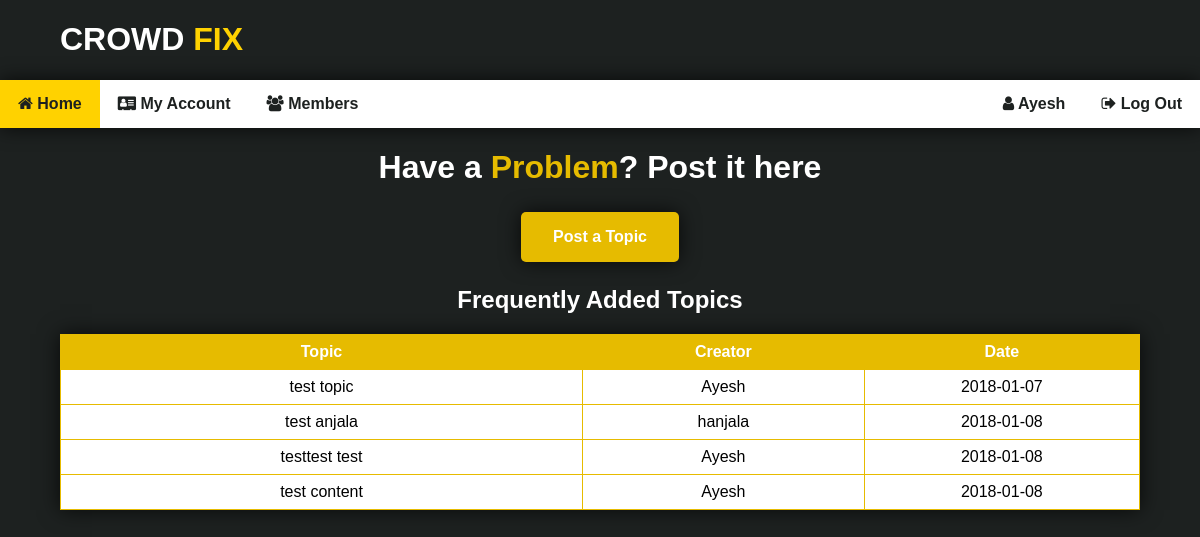
Screenshot of /index.php (signed in) with the database file from the repository.
### tables this page shows
CREATE TABLE `topics` (
  `topic_id` int(11) NOT NULL,
  `topic_name` varchar(9999) NOT NULL,
  `topic_content` mediumtext NOT NULL,
  `topic_creator` varchar(9999) NOT NULL,
  `views` int(11) NOT NULL DEFAULT '0',
  `reply` varchar(9999) NOT NULL,
  `date` date NOT NULL
);

### index.php (the view, shortened to what this page needs)
<?php
	require('connect.php');
	if (@$_SESSION["username"]) {
?>
<!DOCTYPE html>
<html>
<head>
	<link rel="stylesheet" type="text/css" href="login.css">
	<link rel="stylesheet" href="https://cdnjs.cloudflare.com/ajax/libs/font-awesome/4.7.0/css/font-awesome.min.css">
</head>
<div id="head">
	<h1 id="sub1">CROWD <a id="ad">FIX</a></h1>
</div>
<ul>
	<li><a class="active" href="index.php"><i class="fa fa-home"></i> Home</a></li>
	<li><a href="account.php"><i class="fa fa-address-card"></i> My Account</a></li>
	<li><a href="members.php"><i class="fa fa-users"></i> Members</a></li>
	<li style="float: right;"><a href="index.php?action=logout"><i class="fa fa-sign-out"></i> Log Out</a></li>
	<li style="float: right;">
		<?php
		$check = mysqli_query($connect,"SELECT * FROM users WHERE username='".$_SESSION['username']."'");
		while ($row = mysqli_fetch_assoc($check)) {
			$id = $row['id'];
		}
		echo "<a href='profile.php?id=$id'><i class='fa fa-user'></i> "; echo @$_SESSION['username'];
		?></a></li>
</ul>
<body>
	<h1 align="center">Have a <a id="Problem">Problem</a>? Post it here</h1>
<center>
<a href="post.php"><button>Post a Topic</button></a>
</center>
<h2 align="center" >Frequently Added Topics</h2>
<?php echo '<table border="1px;">'; ?>
	<tr style="background-color:#e6bb00; font-weight: bold; ">
		<td width = 800px; style="text-align: center;">Topic</td>
		<td width = 400px; style="text-align: center;">Creator</td>
		<td width = 400px; style="text-align: center;">Date</td>
	</tr>
</body>
</html>
<?php
$check = mysqli_query($connect,"SELECT * FROM topics ");
	if (!@$_GET['date']) {
	if (mysqli_num_rows($check) !=0) {
		while ($row = mysqli_fetch_assoc($check)) {
			@$id = $row['topic_id'];
			echo "<tr>";
			echo "<td style='text-align:center;'><a href='topic.php?id=$id'>".$row['topic_name']."</td>";
			$check_u = mysqli_query($connect,"SELECT * FROM users WHERE username='".$row['topic_creator']."'");
			while ($row_u = mysqli_fetch_assoc($check_u)) {
				$user_id = $row_u['id'];
			}
			echo "<td style='text-align:center;'>"."<a href='profile.php?id=$user_id'>".$row['topic_creator']."</a>"."</td>";
			$get_date = $row['date'];
			echo "<td style='text-align:center;'><a href='index.php?date=$get_date'>".$row['date']."</a></td>";
			echo "</tr>";
		}
	}
	else{
		echo "No Topics Found";
	}
}
	}
	else
	{
		echo "You must be Logged in.";
	}
?>

### Login.css (style rules this page uses)
body { font-family: "Century Gothic", CenturyGothic, AppleGothic, sans-serif; background-color: #1d2120; margin: 0%; }
#head { color: white; text-align: left; padding-left: 5%; }
ul { position: sticky; top: 0; width: 100%; margin: 0; padding: 0; overflow: hidden; background-color: white; list-style-type: none; box-shadow: 0px 0px 20px 0px rgba(0,0,0,0.75); }
li a { font-weight: bold; float: left; color: #1d2120; display: block; padding: 15px 18px; text-decoration: none; }
.active { background-color: #ffd200; }
h1 { color: white; }
#ad { color: #ffd200; }

### index.php (style rules this page uses)
table { border: none; border-collapse: collapse; border-color: #e6bb00; margin-left: 5%; margin-right: 5%; box-shadow: 0px 0px 20px 0px rgba(0,0,0,0.75); }
td { text-align: left; padding: 8px; color: white; }
tr { background-color: white; color: white; }
button { font-weight: bold; background-color: #e6bb00; border: none; color: white; border-radius: 5px; padding: 16px 32px; text-align: center; text-decoration: none; display: inline-block; font-size: 16px; margin: 4px 2px; -webkit-transition-duration: 0.4s; transition-duration: 0.4s; cursor: pointer; box-shadow: 0px 0px 20px 0px rgba(0,0,0,0.75); }
a { text-decoration:none; color: black; }
h2 { color: white; }
#Problem { color: #e6bb00; }

### rows the page displays
topics: topic_name "test topic", topic_creator "Ayesh", date "2018-01-07"
topics: topic_name "test anjala", topic_creator "hanjala", date "2018-01-08"
topics: topic_name "testtest test", topic_creator "Ayesh", date "2018-01-08"
topics: topic_name "test content", topic_creator "Ayesh", date "2018-01-08"
